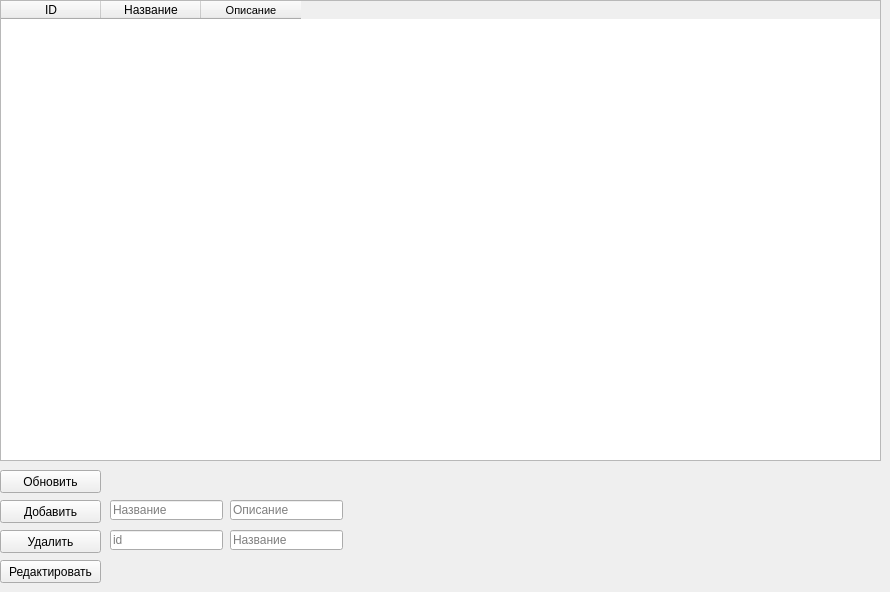
      <widget class="QWidget" name="position">
       <attribute name="title">
        <string>Позиции</string>
       </attribute>
       <widget class="QTableWidget" name="tableWidget">
        <property name="enabled">
         <bool>true</bool>
        </property>
        <property name="geometry">
         <rect>
          <x>0</x>
          <y>0</y>
          <width>881</width>
          <height>461</height>
         </rect>
        </property>
        <property name="maximumSize">
         <size>
          <width>881</width>
          <height>16777215</height>
         </size>
        </property>
        <property name="mouseTracking">
         <bool>false</bool>
        </property>
        <property name="autoFillBackground">
         <bool>true</bool>
        </property>
        <column>
         <property name="text">
          <string>ID</string>
         </property>
        </column>
        <column>
         <property name="text">
          <string>Название</string>
         </property>
        </column>
        <column>
         <property name="text">
          <string>Описание</string>
         </property>
         <property name="font">
          <font>
           <pointsize>8</pointsize>
           <weight>50</weight>
           <bold>false</bold>
           <stylestrategy>PreferDefault</stylestrategy>
          </font>
         </property>
        </column>
       </widget>
       <widget class="QLineEdit" name="adding_type">
        <property name="geometry">
         <rect>
          <x>110</x>
          <y>500</y>
          <width>113</width>
          <height>20</height>
         </rect>
        </property>
        <property name="text">
         <string/>
        </property>
        <property name="maxLength">
         <number>50</number>
        </property>
        <property name="placeholderText">
         <string>Название</string>
        </property>
       </widget>
       <widget class="QLineEdit" name="delete_type">
        <property name="geometry">
         <rect>
          <x>230</x>
          <y>530</y>
          <width>113</width>
          <height>20</height>
         </rect>
        </property>
        <property name="text">
         <string/>
        </property>
        <property name="maxLength">
         <number>25</number>
        </property>
        <property name="placeholderText">
         <string>Название</string>
        </property>
       </widget>
       <widget class="QLineEdit" name="adding_desc">
        <property name="geometry">
         <rect>
          <x>230</x>
          <y>500</y>
          <width>113</width>
          <height>20</height>
         </rect>
        </property>
        <property name="maxLength">
         <number>255</number>
        </property>
        <property name="placeholderText">
         <string>Описание</string>
        </property>
       </widget>
       <widget class="QPushButton" name="delete_button">
        <property name="geometry">
         <rect>
          <x>0</x>
          <y>530</y>
          <width>101</width>
          <height>23</height>
         </rect>
        </property>
        <property name="text">
         <string>Удалить</string>
        </property>
       </widget>
       <widget class="QPushButton" name="alter_button">
        <property name="geometry">
         <rect>
          <x>0</x>
          <y>560</y>
          <width>101</width>
          <height>23</height>
         </rect>
        </property>
        <property name="text">
         <string>Редактировать</string>
        </property>
       </widget>
       <widget class="QPushButton" name="add_button">
        <property name="geometry">
         <rect>
          <x>0</x>
          <y>500</y>
          <width>101</width>
          <height>23</height>
         </rect>
        </property>
        <property name="text">
         <string>Добавить</string>
        </property>
       </widget>
       <widget class="QPushButton" name="update_button">
        <property name="geometry">
         <rect>
          <x>0</x>
          <y>470</y>
          <width>101</width>
          <height>23</height>
         </rect>
        </property>
        <property name="text">
         <string>Обновить</string>
        </property>
       </widget>
       <widget class="QLineEdit" name="id_category">
        <property name="geometry">
         <rect>
          <x>110</x>
          <y>530</y>
          <width>113</width>
          <height>20</height>
         </rect>
        </property>
        <property name="placeholderText">
         <string>id</string>
        </property>
       </widget>
      </widget>
